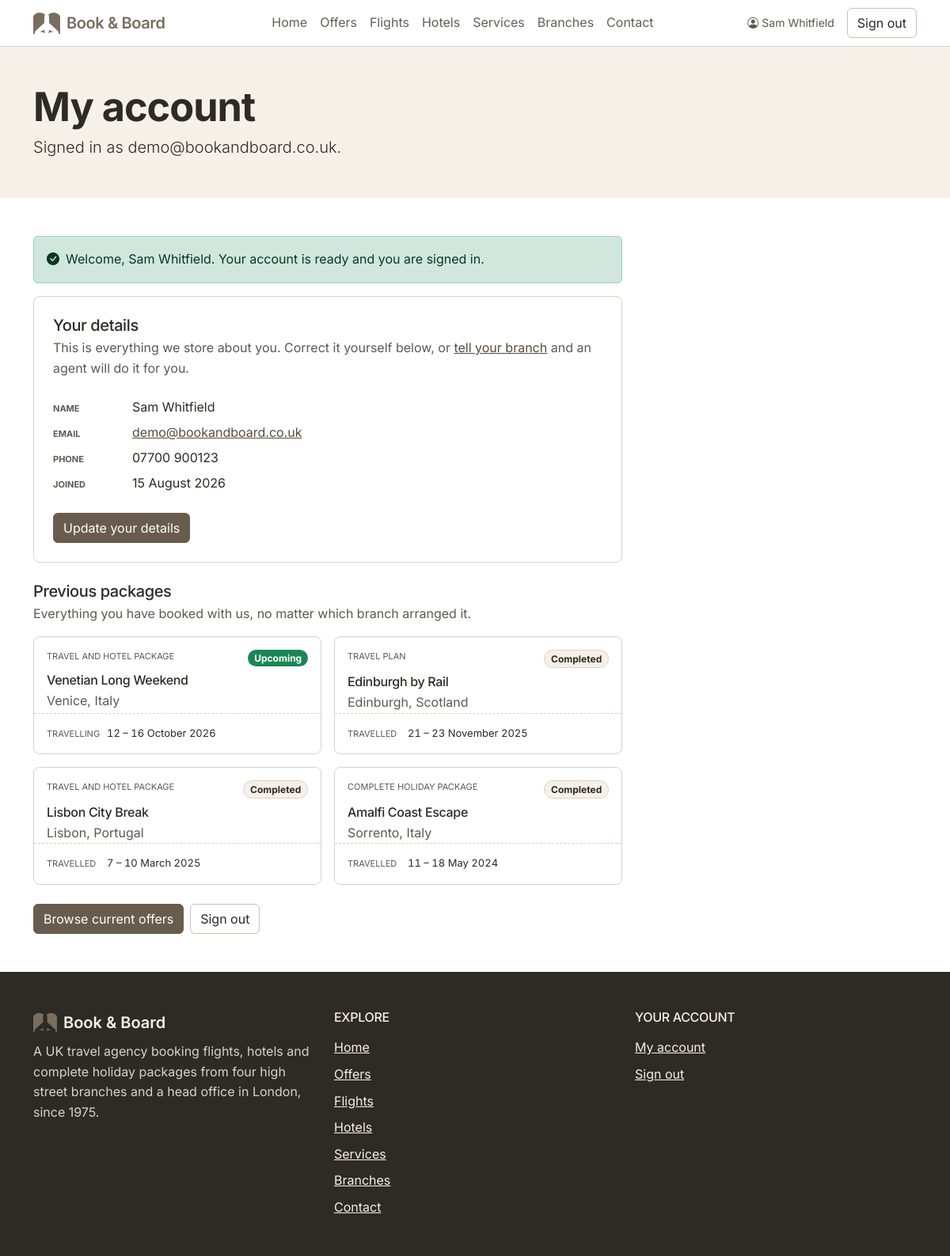
The app's page /account.php?welcome=1 (signed in) with its own data.
### tables this page shows
CREATE TABLE IF NOT EXISTS users (
  id            INT UNSIGNED NOT NULL AUTO_INCREMENT,
  name          VARCHAR(100) NOT NULL,
  email         VARCHAR(190) NOT NULL,
  phone         VARCHAR(30)  NOT NULL DEFAULT '',
  password_hash VARCHAR(255) NOT NULL,
  role          ENUM('customer', 'staff') NOT NULL DEFAULT 'customer',
  created_at    DATETIME     NOT NULL DEFAULT CURRENT_TIMESTAMP,
  PRIMARY KEY (id),
  UNIQUE KEY uniq_users_email (email)
);

CREATE TABLE IF NOT EXISTS previous_packages (
  id           INT UNSIGNED NOT NULL AUTO_INCREMENT,
  customer_id  INT UNSIGNED NOT NULL,
  title        VARCHAR(150) NOT NULL,
  destination  VARCHAR(150) NOT NULL,
  start_date   DATE         NOT NULL,
  end_date     DATE         NOT NULL,
  package_type VARCHAR(40)  NOT NULL,
  status       VARCHAR(20)  NOT NULL DEFAULT 'Completed',
  created_at   DATETIME     NOT NULL DEFAULT CURRENT_TIMESTAMP,
  PRIMARY KEY (id),
  KEY idx_packages_customer (customer_id, start_date),
  CONSTRAINT fk_packages_customer FOREIGN KEY (customer_id)
    REFERENCES users (id) ON DELETE CASCADE
);

### includes/format.php (called while the page is built, shortened)
<?php
function e(string $value): string
{
    return htmlspecialchars($value, ENT_QUOTES, 'UTF-8');
}
function date_range(string $start, string $end): string
{
    $from = date_create($start);
    $to   = date_create($end);
    if ($from->format('Y-m') === $to->format('Y-m')) {
        return $from->format('j') . ' – ' . $to->format('j F Y');
    }
    return $from->format('j F Y') . ' – ' . $to->format('j F Y');
}
function date_long(string $date): string
{
    $value = date_create($date);
    return $value ? $value->format('j F Y') : '';
}

### includes/auth.php (called while the page is built, shortened)
<?php
require_once(__DIR__ . '/db.php');
require_once(__DIR__ . '/format.php');
function user_find(int $id): ?array
{
    $statement = db()->prepare(
        'SELECT id, name, email, phone, role, created_at FROM users WHERE id = ? LIMIT 1'
    );
    $statement->execute([$id]);
    return $statement->fetch() ?: null;
}
function current_user(): ?array
{
    return $_SESSION['user'] ?? null;
}
function require_customer(): array
{
    $user = current_user();
    return $user;
}

### includes/db.php (called while the page is built, shortened)
<?php
function db(): PDO
{
    static $pdo = null;
    if ($pdo === null) {
        $dsn = sprintf('mysql:host=%s;port=%d;dbname=%s;charset=utf8mb4', DB_HOST, DB_PORT, DB_NAME);
        $pdo = new PDO($dsn, DB_USER, DB_PASS, [
            PDO::ATTR_ERRMODE            => PDO::ERRMODE_EXCEPTION,
            PDO::ATTR_DEFAULT_FETCH_MODE => PDO::FETCH_ASSOC,
            PDO::ATTR_EMULATE_PREPARES   => false,
        ]);
    }
    return $pdo;
}
function db_available(): bool
{
    static $available = null;
    if ($available === null) {
        try {
            $available = true;
        } catch (PDOException $e) {
            $available = false;
        }
    }
    return $available;
}
function packages_for_customer(int $customerId): array
{
    $statement = db()->prepare(
        'SELECT title, destination,
                start_date   AS startDate,
                end_date     AS endDate,
                package_type AS packageType,
                status
           FROM previous_packages
          WHERE customer_id = ?
          ORDER BY start_date DESC'
    );
    $statement->execute([$customerId]);
    return $statement->fetchAll();
}

### account.php (the view, shortened to what this page needs)
<?php
require_once(__DIR__ . '/includes/auth.php');
$user = require_customer();
$details = user_find((int) $user['id']) ?: $user + ['created_at' => ''];
$packages = packages_for_customer((int) $user['id']);
$justIn      = isset($_GET['welcome']);
function package_status_class(string $status): string
{
    switch (strtolower($status)) {
        case 'upcoming':
            return 'text-bg-success';
        default:
            return 'bg-body-tertiary text-body border';
    }
}
$navHere         = 'account';
require_once(__DIR__ . '/includes/header.php');
?>
  <section class="bg-body-tertiary py-5">
    <div class="container">
      <div class="col-lg-9 col-xl-8">
        <h1>My account</h1>
        <p class="lead mb-0">Signed in as <?= e($details['email']) ?>.</p>
      </div>
    </div>
  </section>
  <section class="py-5">
    <div class="container">
      <div class="col-lg-9 col-xl-8">
        <?php if ($justIn): ?>
          <div class="alert alert-success d-flex gap-2" role="alert" tabindex="-1">
            <i class="bi bi-check-circle-fill" aria-hidden="true"></i>
            <span>Welcome, <?= e($details['name']) ?>. Your account is ready and you are signed in.</span>
          </div>
        <?php endif; ?>
        <div class="card mb-4">
          <div class="card-body p-4">
            <h2 class="h5 mb-1">Your details</h2>
            <p class="text-body-secondary mb-4">
              This is everything we store about you. Correct it yourself below, or
              <a href="contact.php">tell your branch</a> and an agent will do it for you.
            </p>
            <dl class="detail-list mb-0">
              <dt class="detail-label">Name</dt>
              <dd><?= e($details['name']) ?></dd>
              <dt class="detail-label">Email</dt>
              <dd><a href="mailto:<?= e($details['email']) ?>"><?= e($details['email']) ?></a></dd>
              <?php if ($details['phone'] !== ''): ?>
                <dt class="detail-label">Phone</dt>
                <dd><?= e($details['phone']) ?></dd>
              <?php endif; ?>
              <?php if ($details['created_at'] !== ''): ?>
                <dt class="detail-label">Joined</dt>
                <dd><?= e(date_long($details['created_at'])) ?></dd>
              <?php endif; ?>
            </dl>
            <a class="btn btn-primary mt-4" href="account-details.php">Update your details</a>
          </div>
        </div>
        <h2 class="h5 mb-1">Previous packages</h2>
        <p class="text-body-secondary mb-3">
          Everything you have booked with us, no matter which branch arranged it.
        </p>
        <?php if (!$packages): ?>
          <div class="card mb-4">
            <div class="card-body p-4">
              <p class="mb-3">You have not booked anything with us yet.</p>
              <div class="d-grid gap-2 d-sm-flex">
                <a class="btn btn-primary" href="offers.php">Browse current offers</a>
                <a class="btn btn-outline-secondary" href="flights.php">Search flights</a>
              </div>
            </div>
          </div>
        <?php else: ?>
          <div class="row row-cols-1 row-cols-md-2 g-3 mb-4">
            <?php foreach ($packages as $package): ?>
              <div class="col">
                <article class="card h-100">
                  <div class="card-body d-flex flex-column">
                    <div class="d-flex justify-content-between align-items-start gap-2 mb-2">
                      <p class="offer-type mb-0"><?= e($package['packageType']) ?></p>
                      <span class="badge rounded-pill flex-shrink-0 <?= e(package_status_class($package['status'])) ?>">
                        <?= e($package['status']) ?>
                      </span>
                    </div>
                    <h3 class="card-title h6 mb-1"><?= e($package['title']) ?></h3>
                    <p class="text-body-secondary mb-0"><?= e($package['destination']) ?></p>
                    <div class="fare mt-auto">
                      <p class="fare-line mb-0">
                        <span class="fare-label"><?= strtolower($package['status']) === 'upcoming' ? 'Travelling' : 'Travelled' ?></span>
                        <span class="fare-value"><?= e(date_range($package['startDate'], $package['endDate'])) ?></span>
                      </p>
                    </div>
                  </div>
                </article>
              </div>
            <?php endforeach; ?>
          </div>
        <?php endif; ?>
        <div class="d-grid gap-2 d-sm-flex">
          <a class="btn btn-primary" href="offers.php">Browse current offers</a>
          <a class="btn btn-outline-secondary" href="login.php?signout=1">Sign out</a>
        </div>
      </div>
    </div>
  </section>
<?php require_once(__DIR__ . '/includes/footer.php'); ?>

### includes/header.php (shortened to what this page needs)
<?php
$navHere = $navHere ?? '';
$user    = current_user();
$navItems = [
    'home'     => ['label' => 'Home',     'href' => 'index.php'],
    'offers'   => ['label' => 'Offers',   'href' => 'offers.php'],
    'flights'  => ['label' => 'Flights',  'href' => 'flights.php'],
    'hotels'   => ['label' => 'Hotels',   'href' => 'hotels.php'],
    'services' => ['label' => 'Services', 'href' => 'services.php'],
    'branches' => ['label' => 'Branches', 'href' => 'branches.php'],
    'contact'  => ['label' => 'Contact',  'href' => 'contact.php'],
];
?>
<!doctype html>
<html lang="en-GB">
<head>
  <link href="https://cdn.jsdelivr.net/npm/bootstrap@5.3.8/dist/css/bootstrap.min.css" rel="stylesheet"
>
  <link href="https://cdn.jsdelivr.net/npm/bootstrap-icons@1.13.1/font/bootstrap-icons.min.css" rel="stylesheet">
  <link rel="stylesheet" href="assets/css/theme.css">
</head>
<body class="d-flex flex-column min-vh-100">
<header class="sticky-top bg-body border-bottom">
  <nav class="navbar navbar-expand-xl" aria-label="Primary">
    <div class="container">
      <a class="navbar-brand d-flex align-items-center gap-2" href="index.php">
        <img src="assets/img/logo.svg" alt="" width="34" height="27">
        <span class="fw-semibold">Book &amp; Board</span>
      </a>
      <div class="collapse navbar-collapse" id="mainNav">
        <ul class="navbar-nav mx-xl-auto mb-2 mb-xl-0">
          <?php foreach ($navItems as $key => $item): ?>
            <li class="nav-item">
              <a class="nav-link<?= $navHere === $key ? ' active' : '' ?>"
                 <?= $navHere === $key ? 'aria-current="page"' : '' ?>
                 href="<?= e($item['href']) ?>"><?= e($item['label']) ?></a>
            </li>
          <?php endforeach; ?>
        </ul>
        <div class="d-grid gap-2 d-xl-flex">
          <?php if ($user): ?>
            <span class="text-body-secondary small me-xl-2 align-self-xl-center"><i class="bi bi-person-circle me-1" aria-hidden="true"></i><span class="visually-hidden">Signed in as </span><?= e($user['name']) ?></span>
            <a class="btn btn-outline-secondary" href="login.php?signout=1">Sign out</a>
          <?php endif; ?>
        </div>
      </div>
    </div>
  </nav>
</header>
<main id="main" tabindex="-1" class="flex-grow-1 flex-shrink-0">

### assets/css/theme.css (style rules this page uses)
:root { --brand: #6A5C4D; --brand-logo: #796D5D; --brand-dark: #574B3E; --brand-darker: #4A4034; --ink: #2E2A24; --tint: #F7F0E8; --rule: #D9D2C6; --rule-strong: #C9C0B2; --field-border: #95897A; --accent-ink: #1F4E4A; --ink-wash: rgba(46, 42, 36, 0.14); --focus-ring: 0 0 0 0.25rem rgba(123, 108, 91, 0.35); --bs-body-font-family: "Inter", system-ui, -apple-system, "Segoe UI", sans-serif; --bs-body-line-height: 1.6; --bs-primary-rgb: 106, 92, 77; --bs-dark-rgb: 46, 42, 36; --bs-body-color: var(--ink); --bs-body-color-rgb: 46, 42, 36; --bs-border-color: var(--rule); --bs-light-rgb: 247, 240, 232; --bs-tertiary-bg: var(--tint); --bs-tertiary-bg-rgb: 247, 240, 232; --bs-secondary-color: rgba(46, 42, 36, 0.78); --bs-link-color: var(--brand-dark); --bs-link-color-rgb: 87, 75, 62; --bs-link-hover-color: var(--brand-darker); }
.btn { --bs-btn-focus-shadow-rgb: 123, 108, 91; }
.btn-primary { --bs-btn-bg: var(--brand); --bs-btn-border-color: var(--brand); --bs-btn-hover-bg: var(--brand-dark); --bs-btn-hover-border-color: var(--brand-dark); --bs-btn-active-bg: var(--brand-darker); --bs-btn-active-border-color: var(--brand-darker); --bs-btn-disabled-bg: var(--brand); --bs-btn-disabled-border-color: var(--brand); --bs-btn-disabled-color: #fff; }
.btn-outline-secondary { --bs-btn-color: var(--ink); --bs-btn-border-color: var(--rule-strong); --bs-btn-hover-color: var(--ink); --bs-btn-hover-bg: var(--ink-wash); --bs-btn-hover-border-color: var(--ink); --bs-btn-active-color: var(--bs-body-bg); --bs-btn-active-bg: var(--ink); --bs-btn-active-border-color: var(--ink); --bs-btn-disabled-color: var(--ink); --bs-btn-disabled-border-color: var(--rule-strong); }
.navbar { --bs-navbar-color: rgba(46, 42, 36, 0.75); --bs-navbar-brand-color: var(--brand-logo); --bs-navbar-brand-hover-color: var(--brand-logo); --bs-navbar-hover-color: var(--brand); --bs-navbar-active-color: var(--ink); }
.card { --bs-card-border-color: var(--rule); --bs-card-border-radius: 0.5rem; }
h1, h2, h3, .display-4, .navbar-brand .fw-semibold { letter-spacing: -0.02em; }
h1, .display-4 { font-weight: 700; }
h2, h3 { font-weight: 600; }
h1 { font-size: clamp(2.25rem, 1.65rem + 2.2vw, 3.15rem); line-height: 1.1; }
h2 { font-size: clamp(1.65rem, 1.4rem + 1vw, 2.15rem); line-height: 1.15; }
.offer-type, .fare-label, .fare-value, .fare-amount, .detail-label, .table td, .table th { font-variant-numeric: tabular-nums; }
.offer-type, .fare-label, .detail-label { font-size: 0.6875rem; text-transform: uppercase; color: var(--bs-secondary-color); }
.fare { border-top: 1px dashed var(--rule); margin-inline: calc(-1 * var(--bs-card-spacer-x, 1rem)); padding: 0.875rem var(--bs-card-spacer-x, 1rem) 0; }
.fare-line { display: flex; align-items: baseline; gap: 0.5rem; }
.fare-label { flex: 0 0 4.25rem; }
.fare-value, .fare-unit { font-size: 0.8125rem; }
.detail-list { display: grid; grid-template-columns: 5.5rem 1fr; gap: 0.4rem 0.75rem; align-items: baseline; }
.detail-list dt { padding-top: 0.15rem; }
.detail-list dd { margin: 0; }
body { min-height: 100dvh; }
[id], a, button, input, select, textarea, summary, [tabindex] { scroll-margin-top: 5rem; }
a[href^="mailto:"], a[href^="tel:"], address { overflow-wrap: anywhere; }

### records on screen
users: name "Sam Whitfield", email "demo@bookandboard.co.uk", phone "07700 900123", created_at "15 August 2026"
previous_packages: package_type "TRAVEL AND HOTEL PACKAGE", status "Upcoming", title "Venetian Long Weekend", destination "Venice, Italy", shows "TRAVELLING", start_date+end_date "12 – 16 October 2026"
previous_packages: package_type "TRAVEL PLAN", status "Completed", title "Edinburgh by Rail", destination "Edinburgh, Scotland", shows "TRAVELLED", start_date+end_date "21 – 23 November 2025"
previous_packages: package_type "TRAVEL AND HOTEL PACKAGE", status "Completed", title "Lisbon City Break", destination "Lisbon, Portugal", shows "TRAVELLED", start_date+end_date "7 – 10 March 2025"
previous_packages: package_type "COMPLETE HOLIDAY PACKAGE", status "Completed", title "Amalfi Coast Escape", destination "Sorrento, Italy", shows "TRAVELLED", start_date+end_date "11 – 18 May 2024"

### other values on screen
$item['label'] "Home"
$item['label'] "Offers"
$item['label'] "Flights"
$item['label'] "Hotels"
$item['label'] "Services"
$item['label'] "Branches"
$item['label'] "Contact"
